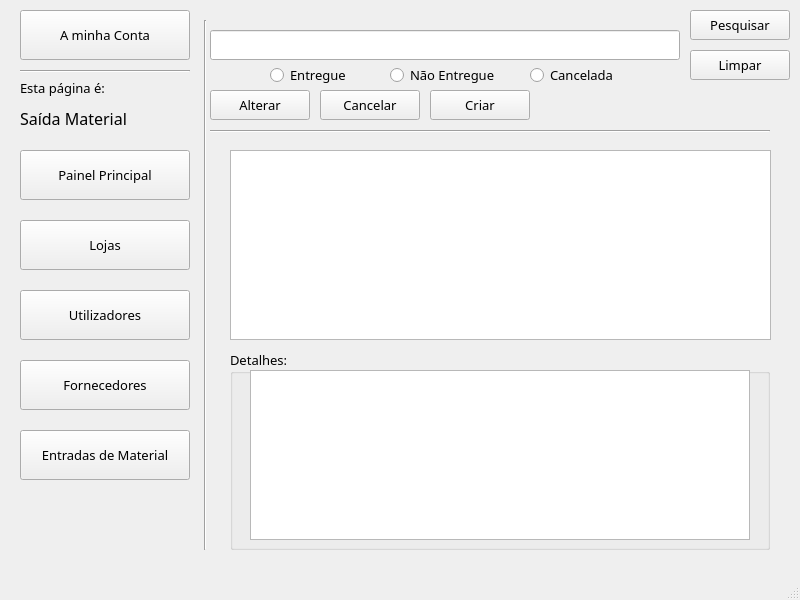
<?xml version="1.0" encoding="UTF-8"?>
<ui version="4.0">
 <class>MainWindow</class>
 <widget class="QMainWindow" name="MainWindow">
  <property name="geometry">
   <rect>
    <x>0</x>
    <y>0</y>
    <width>800</width>
    <height>600</height>
   </rect>
  </property>
  <property name="windowTitle">
   <string>Gestão de Lojas</string>
  </property>
  <widget class="QWidget" name="centralwidget">
   <widget class="QPushButton" name="pushButton_Conta">
    <property name="geometry">
     <rect>
      <x>20</x>
      <y>10</y>
      <width>170</width>
      <height>50</height>
     </rect>
    </property>
    <property name="font">
     <font>
      <family>OCR A Extended</family>
      <pointsize>10</pointsize>
     </font>
    </property>
    <property name="text">
     <string>A minha Conta</string>
    </property>
   </widget>
   <widget class="QLineEdit" name="lineEdit">
    <property name="geometry">
     <rect>
      <x>210</x>
      <y>30</y>
      <width>470</width>
      <height>30</height>
     </rect>
    </property>
    <property name="font">
     <font>
      <family>OCR A Extended</family>
      <pointsize>12</pointsize>
     </font>
    </property>
   </widget>
   <widget class="QPushButton" name="pushButton_Pesquisar">
    <property name="geometry">
     <rect>
      <x>690</x>
      <y>10</y>
      <width>100</width>
      <height>30</height>
     </rect>
    </property>
    <property name="font">
     <font>
      <family>OCR A Extended</family>
      <pointsize>10</pointsize>
     </font>
    </property>
    <property name="text">
     <string>Pesquisar</string>
    </property>
   </widget>
   <widget class="QPushButton" name="pushButton_Fornecedores">
    <property name="geometry">
     <rect>
      <x>20</x>
      <y>360</y>
      <width>170</width>
      <height>50</height>
     </rect>
    </property>
    <property name="font">
     <font>
      <family>OCR A Extended</family>
      <pointsize>10</pointsize>
     </font>
    </property>
    <property name="text">
     <string>Fornecedores</string>
    </property>
   </widget>
   <widget class="QPushButton" name="pushButton_Entradas_de_Material">
    <property name="geometry">
     <rect>
      <x>20</x>
      <y>430</y>
      <width>170</width>
      <height>50</height>
     </rect>
    </property>
    <property name="font">
     <font>
      <family>OCR A Extended</family>
      <pointsize>10</pointsize>
     </font>
    </property>
    <property name="text">
     <string>Entradas de Material</string>
    </property>
   </widget>
   <widget class="QPushButton" name="pushButton_Lojas">
    <property name="geometry">
     <rect>
      <x>20</x>
      <y>220</y>
      <width>170</width>
      <height>50</height>
     </rect>
    </property>
    <property name="font">
     <font>
      <family>OCR A Extended</family>
      <pointsize>10</pointsize>
     </font>
    </property>
    <property name="text">
     <string>Lojas</string>
    </property>
   </widget>
   <widget class="QPushButton" name="pushButton_Utilizadores">
    <property name="geometry">
     <rect>
      <x>20</x>
      <y>290</y>
      <width>170</width>
      <height>50</height>
     </rect>
    </property>
    <property name="font">
     <font>
      <family>OCR A Extended</family>
      <pointsize>10</pointsize>
     </font>
    </property>
    <property name="text">
     <string>Utilizadores</string>
    </property>
   </widget>
   <widget class="Line" name="line">
    <property name="geometry">
     <rect>
      <x>200</x>
      <y>20</y>
      <width>10</width>
      <height>530</height>
     </rect>
    </property>
    <property name="orientation">
     <enum>Qt::Vertical</enum>
    </property>
   </widget>
   <widget class="Line" name="line_2">
    <property name="geometry">
     <rect>
      <x>20</x>
      <y>70</y>
      <width>170</width>
      <height>3</height>
     </rect>
    </property>
    <property name="orientation">
     <enum>Qt::Horizontal</enum>
    </property>
   </widget>
   <widget class="Line" name="line_3">
    <property name="geometry">
     <rect>
      <x>210</x>
      <y>130</y>
      <width>560</width>
      <height>3</height>
     </rect>
    </property>
    <property name="orientation">
     <enum>Qt::Horizontal</enum>
    </property>
   </widget>
   <widget class="QPushButton" name="pushButton_Limpar">
    <property name="geometry">
     <rect>
      <x>690</x>
      <y>50</y>
      <width>100</width>
      <height>30</height>
     </rect>
    </property>
    <property name="font">
     <font>
      <family>OCR A Extended</family>
      <pointsize>10</pointsize>
     </font>
    </property>
    <property name="text">
     <string>Limpar</string>
    </property>
   </widget>
   <widget class="QRadioButton" name="radioButton_2">
    <property name="geometry">
     <rect>
      <x>530</x>
      <y>60</y>
      <width>161</width>
      <height>30</height>
     </rect>
    </property>
    <property name="font">
     <font>
      <family>OCR A Extended</family>
      <pointsize>10</pointsize>
     </font>
    </property>
    <property name="text">
     <string>Cancelada</string>
    </property>
   </widget>
   <widget class="QRadioButton" name="radioButton_3">
    <property name="geometry">
     <rect>
      <x>270</x>
      <y>60</y>
      <width>121</width>
      <height>30</height>
     </rect>
    </property>
    <property name="font">
     <font>
      <family>OCR A Extended</family>
      <pointsize>10</pointsize>
     </font>
    </property>
    <property name="text">
     <string>Entregue</string>
    </property>
   </widget>
   <widget class="QTableView" name="tableView">
    <property name="geometry">
     <rect>
      <x>230</x>
      <y>150</y>
      <width>541</width>
      <height>190</height>
     </rect>
    </property>
   </widget>
   <widget class="QLabel" name="label_3">
    <property name="geometry">
     <rect>
      <x>20</x>
      <y>500</y>
      <width>170</width>
      <height>50</height>
     </rect>
    </property>
    <property name="text">
     <string/>
    </property>
    <property name="pixmap">
     <pixmap>Imagens/barra.jpg</pixmap>
    </property>
    <property name="scaledContents">
     <bool>true</bool>
    </property>
   </widget>
   <widget class="QPushButton" name="pushButton_Painel_Principal">
    <property name="geometry">
     <rect>
      <x>20</x>
      <y>150</y>
      <width>170</width>
      <height>50</height>
     </rect>
    </property>
    <property name="font">
     <font>
      <family>OCR A Extended</family>
      <pointsize>10</pointsize>
     </font>
    </property>
    <property name="text">
     <string>Painel Principal</string>
    </property>
   </widget>
   <widget class="QPushButton" name="pushButton_Alterar">
    <property name="geometry">
     <rect>
      <x>210</x>
      <y>90</y>
      <width>100</width>
      <height>30</height>
     </rect>
    </property>
    <property name="font">
     <font>
      <family>OCR A Extended</family>
      <pointsize>10</pointsize>
     </font>
    </property>
    <property name="text">
     <string>Alterar</string>
    </property>
   </widget>
   <widget class="QPushButton" name="pushButton_Cancelar">
    <property name="geometry">
     <rect>
      <x>320</x>
      <y>90</y>
      <width>100</width>
      <height>30</height>
     </rect>
    </property>
    <property name="font">
     <font>
      <family>OCR A Extended</family>
      <pointsize>10</pointsize>
     </font>
    </property>
    <property name="text">
     <string>Cancelar</string>
    </property>
   </widget>
   <widget class="QLabel" name="label_4">
    <property name="geometry">
     <rect>
      <x>20</x>
      <y>80</y>
      <width>160</width>
      <height>16</height>
     </rect>
    </property>
    <property name="font">
     <font>
      <family>OCR A Extended</family>
      <pointsize>10</pointsize>
     </font>
    </property>
    <property name="text">
     <string>Esta página é:</string>
    </property>
   </widget>
   <widget class="QLabel" name="label_5">
    <property name="geometry">
     <rect>
      <x>20</x>
      <y>110</y>
      <width>171</width>
      <height>16</height>
     </rect>
    </property>
    <property name="font">
     <font>
      <family>OCR A Extended</family>
      <pointsize>12</pointsize>
     </font>
    </property>
    <property name="text">
     <string>Saída Material</string>
    </property>
   </widget>
   <widget class="QGroupBox" name="groupBox">
    <property name="geometry">
     <rect>
      <x>230</x>
      <y>350</y>
      <width>540</width>
      <height>200</height>
     </rect>
    </property>
    <property name="font">
     <font>
      <family>OCR A Extended</family>
      <pointsize>10</pointsize>
     </font>
    </property>
    <property name="title">
     <string>Detalhes:</string>
    </property>
    <widget class="QTableView" name="tableView_2">
     <property name="geometry">
      <rect>
       <x>20</x>
       <y>20</y>
       <width>500</width>
       <height>170</height>
      </rect>
     </property>
    </widget>
   </widget>
   <widget class="QRadioButton" name="radioButton_4">
    <property name="geometry">
     <rect>
      <x>390</x>
      <y>60</y>
      <width>121</width>
      <height>30</height>
     </rect>
    </property>
    <property name="font">
     <font>
      <family>OCR A Extended</family>
      <pointsize>10</pointsize>
     </font>
    </property>
    <property name="text">
     <string>Não Entregue</string>
    </property>
   </widget>
   <widget class="QPushButton" name="pushButton_Criar">
    <property name="geometry">
     <rect>
      <x>430</x>
      <y>90</y>
      <width>100</width>
      <height>30</height>
     </rect>
    </property>
    <property name="font">
     <font>
      <family>OCR A Extended</family>
      <pointsize>10</pointsize>
     </font>
    </property>
    <property name="text">
     <string>Criar</string>
    </property>
   </widget>
  </widget>
  <widget class="QStatusBar" name="statusbar"/>
 </widget>
 <resources/>
 <connections/>
</ui>
